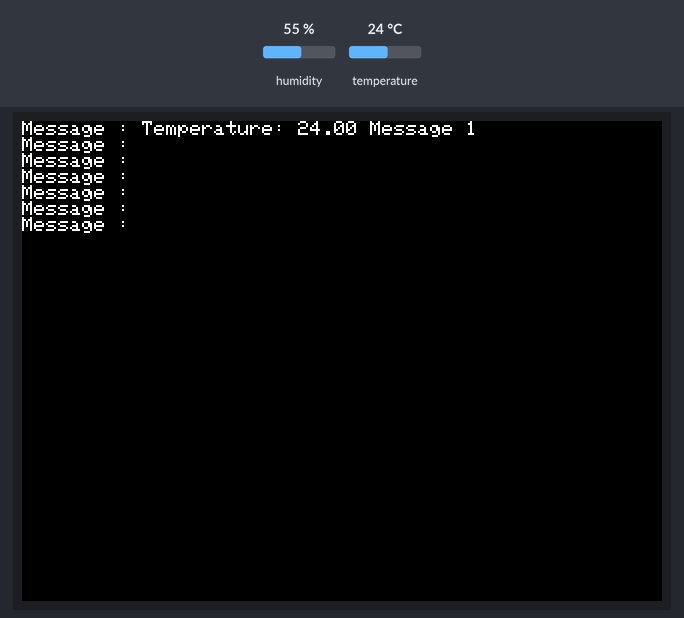
Bench run of a sketch on a simulated ESP32. Parts: 320×240 colour display. Inputs (shaded band) come from the test bench; at power-on: temperature 24 °C, humidity 55 %. WiFi joins after 1.5 s; servers stay silent unless stated.

Above: at 3.3 s.
3.4 s: temperature set to 29.5 °C
At 8.8 s:
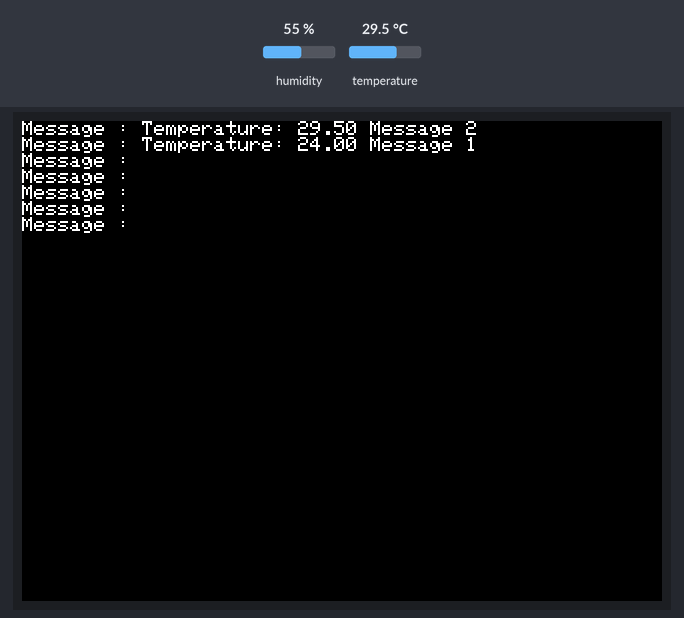
14.2 s: temperature set to 30.4 °C
At 19.8 s:
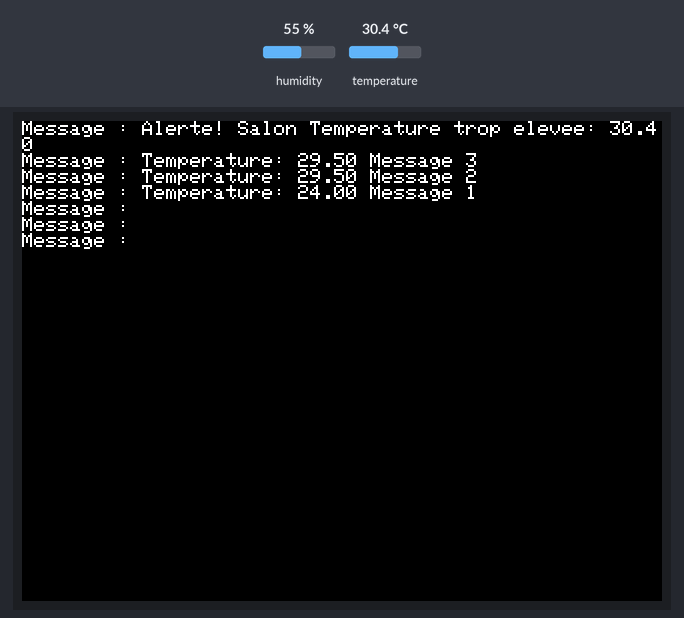
25.0 s: temperature set to 12 °C
At 30.4 s:
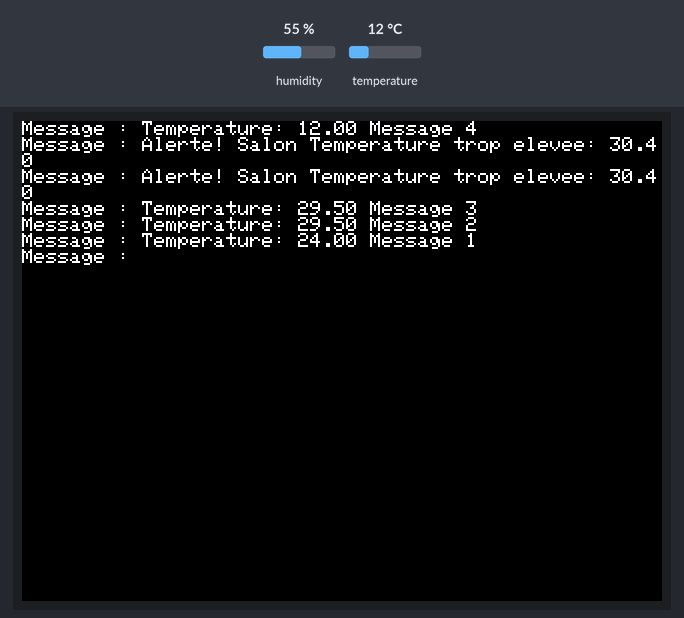
Timing chart, 0 to 31.9 s (numbered marks = the images above; inputs shaded):
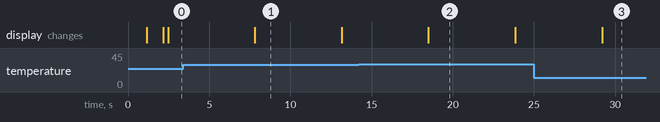

Measured:
- the behaviour switches between 30 and 30.1 °C on temperature (found by bisection; images 1 and 2)
- after the input at 14.2 s, the display: changes after 4.3 s (image 2)
- what the display in image 1 shows lasts 5.4 s, from 7.8 s to 13.2 s

The sketch:

TransmiterV3.ino
```cpp
#include <M5Stack.h>                // Inclusion de la bibliothèque M5Stack pour utiliser les fonctionnalités de l'appareil
#include <WiFi.h>                   // Inclusion de la bibliothèque WiFi pour configurer et gérer la connexion Wi-Fi
#include <Adafruit_Sensor.h>        // Inclusion de la bibliothèque Adafruit_Sensor pour utiliser les capteurs Adafruit
#include <Adafruit_BMP280.h>        // Inclusion de la bibliothèque Adafruit_BMP280 pour utiliser le capteur de pression
#include <SHT3X.h>                  // Inclusion de la bibliothèque SHT3X pour utiliser le capteur d'humidité et de température

const char *nomAP = "Salon";         // Nom de la pièce où est installé l'émetteur
const char *ssid = "Montre";         // Nom du réseau Wi-Fi
const char *password = "MotDePasse"; // Mot de passe du réseau Wi-Fi
const char *serverIP = "192.168.1.10";// Adresse IP statique du récepteur
int messageCounter = 1;              // Compteur de messages envoyés
String messageToSend;                // Message à envoyer
const float maxTemperature = 30.0;   // Température maximale autorisée

const int maxMessages = 7;           // Nombre maximal de messages à afficher
String messages[maxMessages];         // Tableau pour stocker les messages envoyés

Adafruit_BMP280 bmp;                 // Objet pour le capteur de pression
SHT3X sht;                           // Objet pour le capteur d'humidité et de température

void setup() {
  M5.begin(true, false, true, true);  // Initialisation de M5Stack avec écran activé, son désactivé, vibreur activé et charge de la batterie activée
  bmp.begin(0x76);                    // Initialisation du capteur de pression avec l'adresse I2C
  sht.init();                         // Initialisation du capteur d'humidité et de température
  WiFi.begin(ssid, password);         // Connexion au réseau Wi-Fi

  while (WiFi.status() != WL_CONNECTED) {
    delay(1000);
    M5.Lcd.print(".");
  }

  M5.Lcd.println("\nConnecte au reseau WiFi");
  M5.Lcd.setTextColor(TFT_WHITE, TFT_BLACK);  // Configuration des couleurs de l'écran
  M5.Lcd.setTextDatum(MC_DATUM);              // Configuration du point de référence du texte
  Serial.begin(115200);                       // Initialisation de la communication série
}

void loop() {
  sht.get();                          // Obtenir les données du capteur d'humidité et de température
  // float temperature = 32;             // Test de dépassement du seuil de température (remplacer par sht.cTemp pour utiliser le capteur réel)
  float temperature = sht.cTemp;

  if (temperature > maxTemperature) {
    // La température dépasse le seuil maximal, envoi d'une alerte
    messageToSend = "Alerte! " + String(nomAP) + " Temperature trop elevee: " + String(temperature);
  } else {
    // Construction du message avec l'incrément et la température
    messageToSend = "Temperature: " + String(temperature) + " Message " + String(messageCounter++);
  }

  WiFiClient client;

  if (client.connect(serverIP, 80)) {
    client.println(messageToSend);
    client.stop();
    addMessage(messageToSend);
    displayMessages();
  } else {
    M5.Lcd.println("Erreur de connexion, tentative de reconnexion...");
    resetConnection();
  }

  delay(5000);
}

void addMessage(String newMessage) {
  for (int i = maxMessages - 1; i > 0; i--) {
    messages[i] = messages[i - 1];  // Décaler les messages vers le bas dans le tableau
  }
  messages[0] = newMessage;          // Ajouter le nouveau message en haut du tableau
}

void displayMessages() {
  M5.Lcd.fillRect(0, 0, 320, 240, TFT_BLACK);  // Effacer l'écran avec une couleur noire

  M5.Lcd.setCursor(0, 0);

  for (int i = 0; i < maxMessages; i++) {
    M5.Lcd.printf("Message : %s\n", messages[i].c_str());  // Afficher chaque message sur l'écran
  }
}

void resetConnection() {
  WiFi.disconnect();
  delay(1000);
  WiFi.begin(ssid, password);
  int attempts = 0;

  while (WiFi.status() != WL_CONNECTED && attempts < 10) {
    delay(1000);
    attempts++;
  }

  if (WiFi.status() == WL_CONNECTED) {
    M5.Lcd.println("Reconnexion reussie!");
    messageCounter = 1;
  } else {
    M5.Lcd.println("Echec de la reconnexion. Réessayer plus tard.");
  }
}
```
